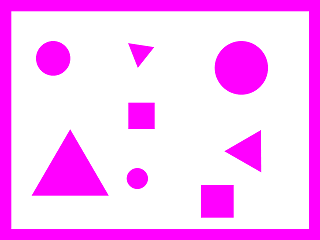
//> input picture new content/shape interpreter/ShapeCounter.PNG, 320 x 240 px
$ ./main   (built with g++ and OpenCV 4)
//> lines starting //> are read from the running program, lines starting //| are printed output that depends on the picture; after the words box and inside, x2 and y2 are one past the last pixel; in counts of white or black regions, pixels touching at a corner belong together
#include <stdio.h>
#include "opencv2/imgcodecs.hpp"
#include "opencv2/highgui.hpp"
#include "opencv2/imgproc.hpp"
#include <iostream>
#include "opencv_aee.hpp"
#include "opencv_aee.cpp"
#include "main.hpp"

using namespace cv;
using namespace std;
Mat src;
Mat src_gray;
int thresh = 200;
int max_thresh = 255;
RNG rng(12345);
void thresh_callback(int, void* );
int main( int argc, char** argv )
{

    String imageName("ShapeCounter.png"); // by default
    if (argc > 1)
    {
        imageName = argv[1];
    }
    src = imread(imageName, IMREAD_COLOR);
//> src is the input picture: 240 rows x 320 cols, CV_8UC3; mean B, G, R 255, 185.5, 255
    if (src.empty())
    {
        cerr << "No image supplied ..." << endl;
        return -1;
    }
    cvtColor( src, src_gray, COLOR_BGR2GRAY );
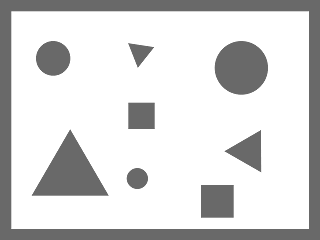
//> src_gray: 240 rows x 320 cols, CV_8UC1; min 105, max 255, mean 214.1

    blur( src_gray, src_gray, Size(3,3) );
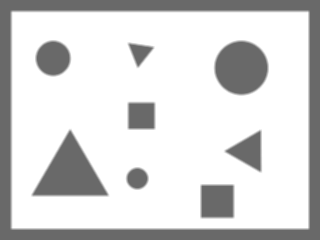
//> src_gray: 240 rows x 320 cols, CV_8UC1; 7.36% of pixels changed, all inside (x1, y1, x2, y2) = (10, 10, 310, 230)
    const char* source_window = "Source";
    namedWindow( source_window, WINDOW_AUTOSIZE );
    imshow( source_window, src );
    thresh_callback( 0, 0 );
    waitKey(0);
    return(0);
}
void thresh_callback(int, void* )
{
    Mat canny_output;
    int smallestX = 1000000000, smallestY = 100000000;
    int largestY = 0, largestX =0;
    vector<vector<Point> > contours;
    vector<Vec4i> hierarchy;
    Canny( src_gray, canny_output, thresh, thresh*2, 5 );
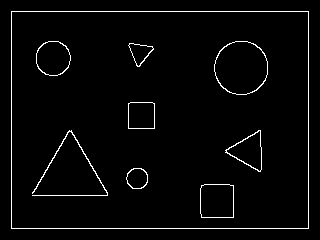
//> canny_output: 240 rows x 320 cols, CV_8UC1; 2.8% white in thin lines or dots, all inside (x1, y1, x2, y2) = (11, 11, 309, 229)
    findContours( canny_output, contours, hierarchy, RETR_TREE, CHAIN_APPROX_SIMPLE, Point(0, 0) );
//> contours = 17 contours; largest, box (x1, y1, x2, y2) and area: (11, 11, 309, 229) 64449, (11, 11, 309, 229) 64447, (214, 41, 268, 95) 2252, (214, 41, 268, 95) 2208, (200, 184, 234, 218) 1076
    Mat drawing = Mat::zeros( canny_output.size(), CV_8UC3 );
    std::vector< std::vector<cv::Point> > approxedcontours(contours.size()); // Array
//> approxedcontours = 17 empty contours
    int a;
    for( size_t i = 0; i< approxedcontours.size(); i++ )
    {
        Scalar color = 255;
        a = (int)i;//test
        drawContours( drawing, contours, (int)i, color, 2, 8, hierarchy, 0, Point() );
    }
//> this loop made 17 passes
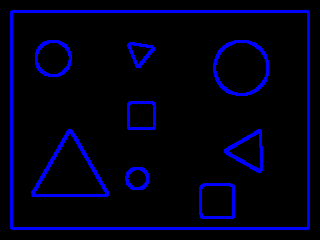
//> drawing: 240 rows x 320 cols, CV_8UC3; mean B, G, R 21.9, 0, 0


    namedWindow( "Contours", WINDOW_AUTOSIZE );
    imshow( "Contours", drawing );
    std:cout<< (int)a;
//| 16
}

$ run again, with new content/shape interpreter/BlueApple.bmp saved as new content/shape interpreter/ShapeCounter.PNG
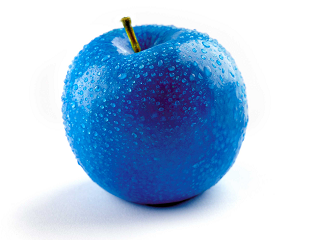
//> input picture new content/shape interpreter/BlueApple.bmp, 320 x 240 px
//> src is the input picture: 240 rows x 320 cols, CV_8UC3; mean B, G, R 223.8, 195.8, 169.4
//> in thresh_callback, `Canny( src_gray, canny_output, thresh, thresh*2, 5 );`:
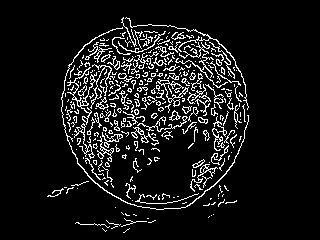
//> canny_output: 240 rows x 320 cols, CV_8UC1; 9% white in thin lines or dots, all inside (x1, y1, x2, y2) = (47, 17, 249, 233)
//> contours = 420 contours, 366 with area under 20; largest, box (x1, y1, x2, y2) and area: (67, 64, 112, 125) 168, (61, 27, 249, 210) 127, (156, 79, 189, 107) 116, (97, 136, 114, 162) 86, (131, 127, 159, 146) 84
//> approxedcontours = 420 empty contours
//> after the loop in thresh_callback, `for( size_t i = 0; i< approxedcontours.size(); i++ )`:
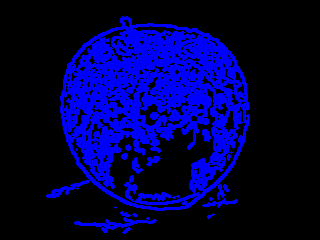
//> drawing: 240 rows x 320 cols, CV_8UC3; mean B, G, R 68.2, 0, 0
//| 419

$ run again, with new content/shape interpreter/GreenApple.bmp saved as new content/shape interpreter/ShapeCounter.PNG
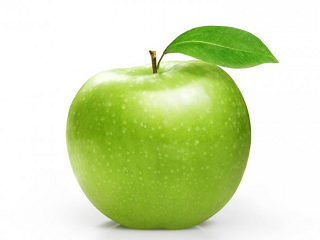
//> input picture new content/shape interpreter/GreenApple.bmp, 320 x 240 px
//> src is the input picture: 240 rows x 320 cols, CV_8UC3; mean B, G, R 178.4, 226.2, 211.3
//> in thresh_callback, `Canny( src_gray, canny_output, thresh, thresh*2, 5 );`:
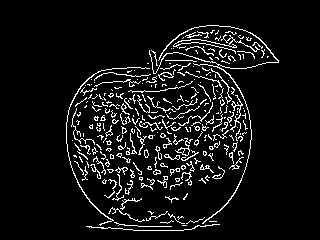
//> canny_output: 240 rows x 320 cols, CV_8UC1; 7.4% white in thin lines or dots, all inside (x1, y1, x2, y2) = (66, 25, 279, 231)
//> contours = 330 contours, 314 with area under 20; largest, box (x1, y1, x2, y2) and area: (149, 25, 279, 224) 120, (175, 138, 193, 156) 67, (66, 67, 150, 226) 61, (230, 95, 243, 141) 36, (173, 34, 260, 54) 36
//> approxedcontours = 330 empty contours
//> after the loop in thresh_callback, `for( size_t i = 0; i< approxedcontours.size(); i++ )`:
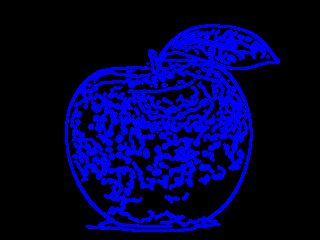
//> drawing: 240 rows x 320 cols, CV_8UC3; mean B, G, R 59.2, 0, 0
//| 329
